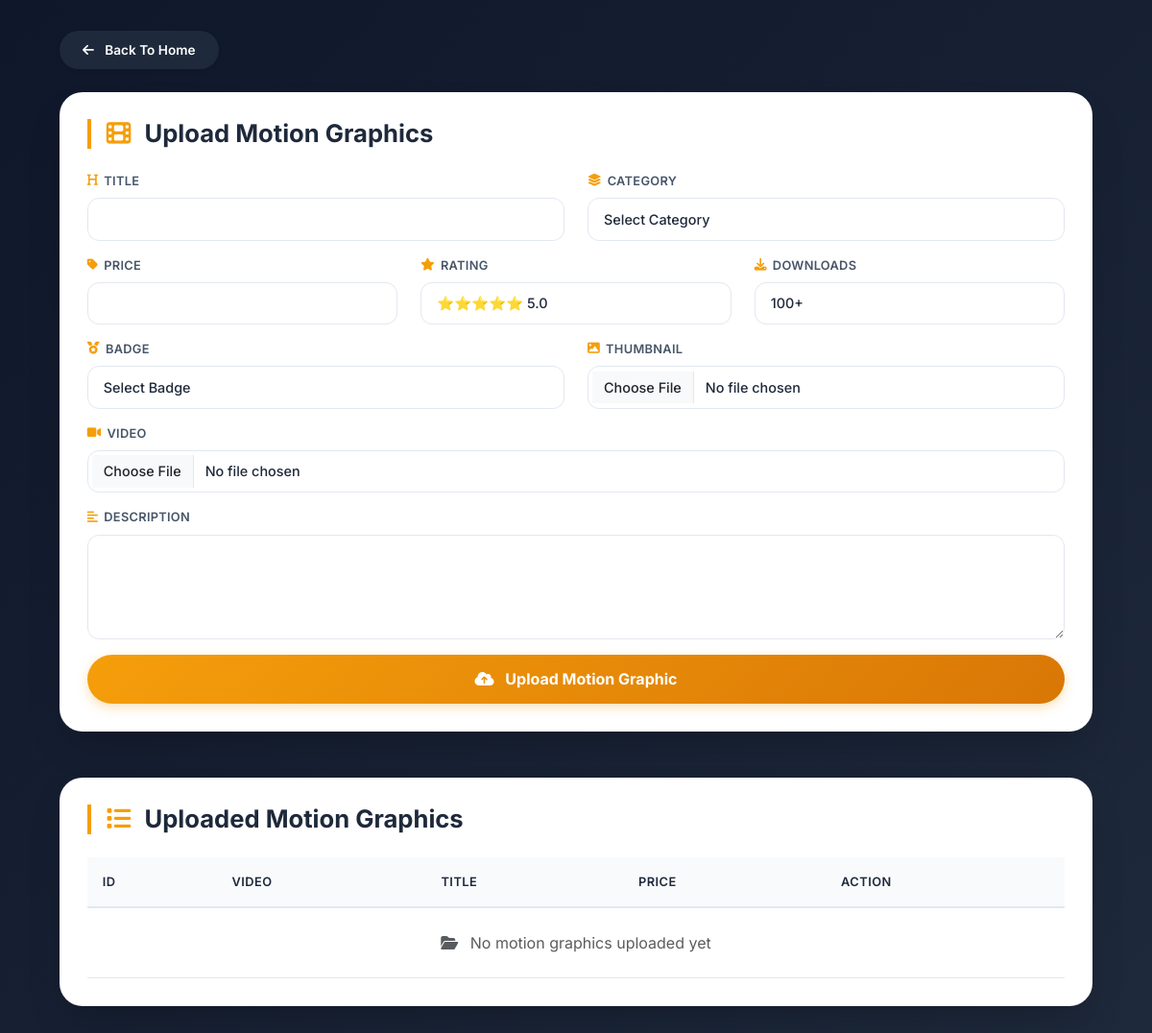
Page /upload-motion/ on the earlier database version.
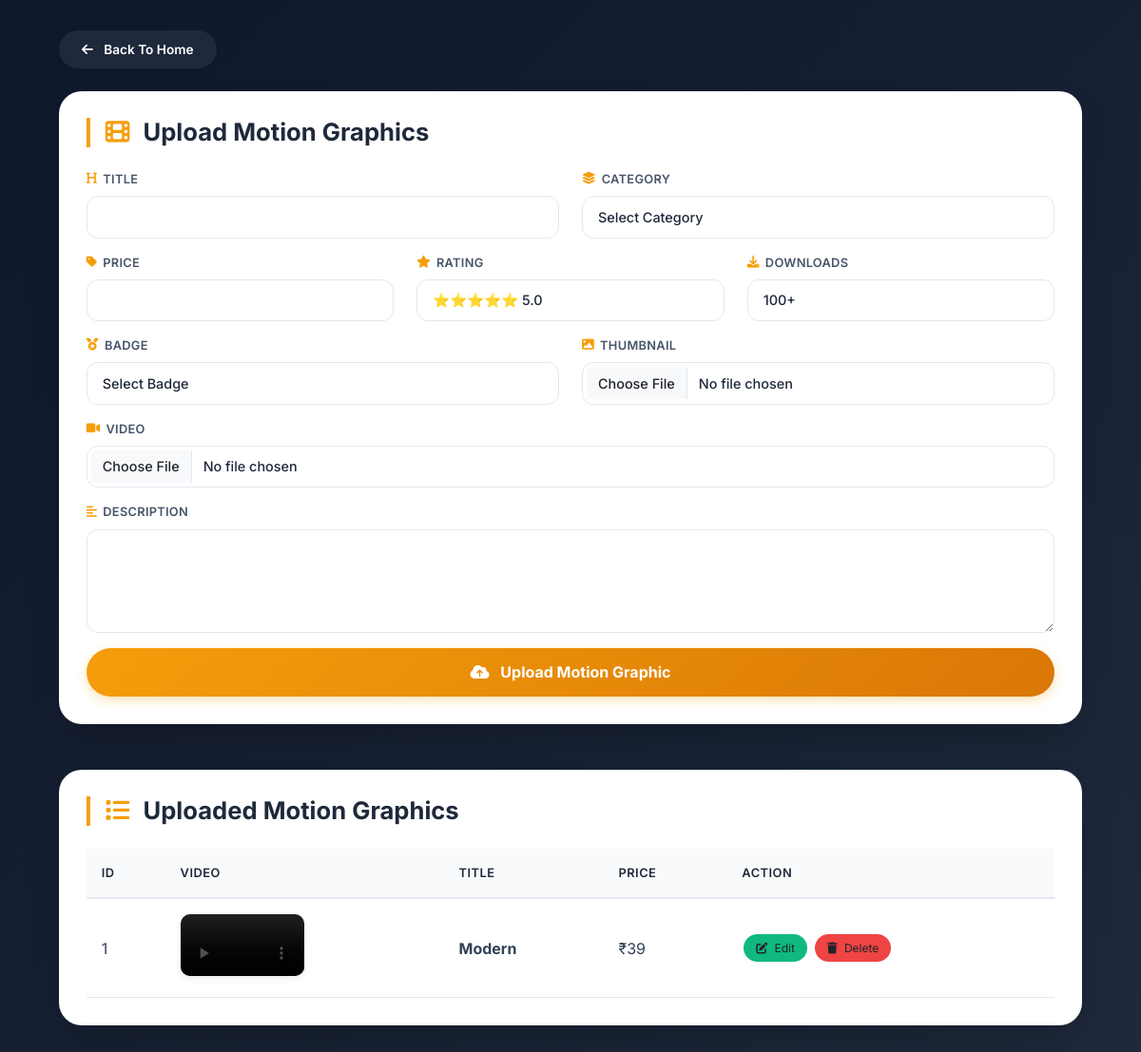
Same page on the later database version.
### adpanel/models.py (models this page shows, shortened)
class Motion(models.Model):
    title = models.CharField(max_length=200)
    category = models.CharField(max_length=100)
    price = models.CharField(max_length=50)
    rating = models.CharField(max_length=20)
    downloads = models.CharField(max_length=50)
    badge = models.CharField(max_length=50)
    thumbnail = models.ImageField(
        upload_to='motion/thumbnails/'
    )
    video = models.FileField(
        upload_to='motion/videos/'
    )
    description = models.TextField()

### adpanel/views.py (the view, shortened to what this page needs)
# urls.py: path('upload-motion/',ad.upload_motion,name='upload_motion'),
def upload_motion(request):
    motions = Motion.objects.all().order_by('-id')
    return render(
        request,
        'ad/upload_motion.html',
        {'motions': motions}
    )

### templates/ad/upload_motion.html (shortened to what the changed rows need)
<!DOCTYPE html>
{% load static %}
<html lang="en">
<head>
    <link href="https://cdn.jsdelivr.net/npm/bootstrap@5.3.3/dist/css/bootstrap.min.css" rel="stylesheet">
    <link rel="stylesheet" href="https://cdnjs.cloudflare.com/ajax/libs/font-awesome/6.5.1/css/all.min.css">
</head>
<body>
<div class="container">
    <div class="upload-card mb-5">
        <div class="card-padding">
            <h2 class="section-title">
                <i class="fas fa-film"></i> Upload Motion Graphics
            </h2>
        </div>
    </div>
    <div class="upload-card">
        <div class="card-padding">
            <div class="table-responsive">
                <table class="table-custom">
                    <thead>
                        <tr>
                            <th>ID</th>
                            <th>Video</th>
                            <th>Title</th>
                            <th>Price</th>
                            <th>Action</th>
                        </tr>
                    </thead>
                    <tbody>
                        {% for motion in motions %}
                        <tr>
                            <td>{{ motion.id }}</td>
                            <td>
                                <video controls class="video-preview">
                                    <source src="{{ motion.video.url }}">
                                </video>
                            </td>
                            <td><strong>{{ motion.title }}</strong></td>
                            <td>₹{{ motion.price }}</td>
                            <td>
                                <a href="{% url 'edit_motion' motion.id %}" class="btn btn-success-sm btn-sm">
                                    <i class="fas fa-edit me-1"></i> Edit
                                </a>
                                <a href="{% url 'delete_motion' motion.id %}" class="btn btn-danger-sm btn-sm" onclick="return confirm('Delete this motion graphic?')">
                                    <i class="fas fa-trash me-1"></i> Delete
                                </a>
                            </td>
                        </tr>
                        {% empty %}
                        <tr>
                            <td colspan="5" class="text-center py-4 text-muted">
                                <i class="fas fa-folder-open me-2"></i> No motion graphics uploaded yet
                            </td>
                        </tr>
                        {% endfor %}
                    </tbody>
                </table>
            </div>
        </div>
    </div>
</div>
</body>
</html>

Differences in the rows shown:
added Motion: id "1", title "Modern", price "39"
Other differences:
text no longer shown: "No motion graphics uploaded yet"
